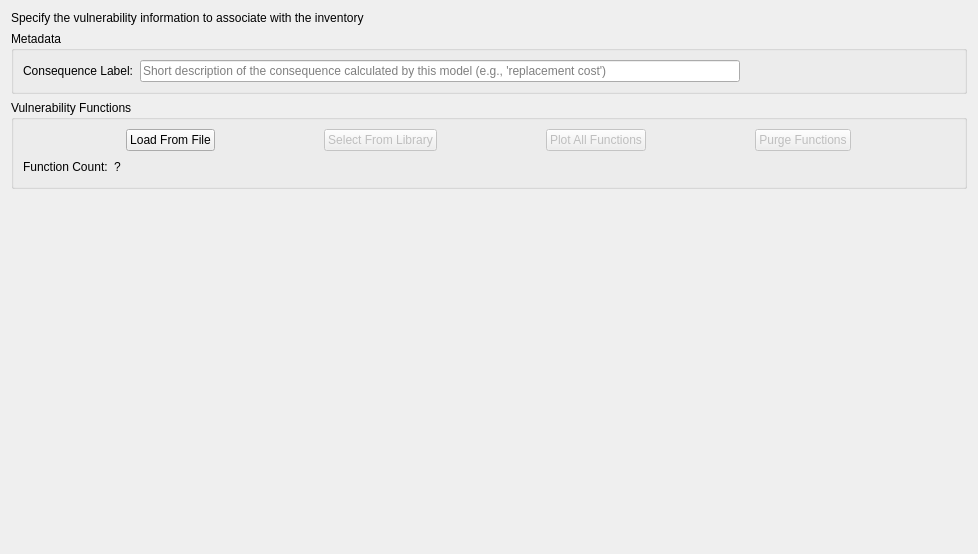
     <widget class="QWidget" name="page_02_Vuln">
      <property name="geometry">
       <rect>
        <x>0</x>
        <y>0</y>
        <width>978</width>
        <height>554</height>
       </rect>
      </property>
      <attribute name="label">
       <string>2) Vulnerability</string>
      </attribute>
      <layout class="QVBoxLayout" name="verticalLayout_3">
       <item>
        <widget class="QLabel" name="label_15">
         <property name="text">
          <string>Specify the vulnerability information to associate with the inventory</string>
         </property>
        </widget>
       </item>
       <item>
        <widget class="QGroupBox" name="groupBox_6">
         <property name="title">
          <string>Metadata</string>
         </property>
         <layout class="QVBoxLayout" name="verticalLayout_9">
          <item>
           <layout class="QFormLayout" name="formLayout_3">
            <item row="0" column="0">
             <widget class="QLabel" name="consequenceLabel">
              <property name="text">
               <string>Consequence Label:</string>
              </property>
             </widget>
            </item>
            <item row="0" column="1">
             <widget class="QLineEdit" name="consequenceLineEdit_V">
              <property name="maximumSize">
               <size>
                <width>600</width>
                <height>16777215</height>
               </size>
              </property>
              <property name="placeholderText">
               <string>Short description of the consequence calculated by this model (e.g., 'replacement cost')</string>
              </property>
             </widget>
            </item>
           </layout>
          </item>
         </layout>
        </widget>
       </item>
       <item>
        <widget class="QGroupBox" name="groupBox_26">
         <property name="title">
          <string>Vulnerability Functions</string>
         </property>
         <layout class="QVBoxLayout" name="verticalLayout_6">
          <item>
           <layout class="QHBoxLayout" name="horizontalLayout_12">
            <item>
             <widget class="QPushButton" name="pushButton_V_vfunc_load">
              <property name="enabled">
               <bool>true</bool>
              </property>
              <property name="sizePolicy">
               <sizepolicy hsizetype="Fixed" vsizetype="Fixed">
                <horstretch>0</horstretch>
                <verstretch>0</verstretch>
               </sizepolicy>
              </property>
              <property name="text">
               <string>Load From File</string>
              </property>
             </widget>
            </item>
            <item>
             <widget class="QPushButton" name="pushButton_V_vfunc_library">
              <property name="enabled">
               <bool>false</bool>
              </property>
              <property name="sizePolicy">
               <sizepolicy hsizetype="Fixed" vsizetype="Fixed">
                <horstretch>0</horstretch>
                <verstretch>0</verstretch>
               </sizepolicy>
              </property>
              <property name="text">
               <string>Select From Library</string>
              </property>
             </widget>
            </item>
            <item>
             <widget class="QPushButton" name="pushButton_4">
              <property name="enabled">
               <bool>false</bool>
              </property>
              <property name="sizePolicy">
               <sizepolicy hsizetype="Fixed" vsizetype="Fixed">
                <horstretch>0</horstretch>
                <verstretch>0</verstretch>
               </sizepolicy>
              </property>
              <property name="text">
               <string>Plot All Functions</string>
              </property>
             </widget>
            </item>
            <item>
             <widget class="QPushButton" name="pushButton_V_vfunc_purge">
              <property name="enabled">
               <bool>false</bool>
              </property>
              <property name="sizePolicy">
               <sizepolicy hsizetype="Fixed" vsizetype="Fixed">
                <horstretch>0</horstretch>
                <verstretch>0</verstretch>
               </sizepolicy>
              </property>
              <property name="toolTip">
               <string>&lt;html&gt;&lt;head/&gt;&lt;body&gt;&lt;p&gt;Create a new Vulnerability Function library by copying only those functions in the current library found in the inventory (as specified in the control file). The new 'purged' library will not be stored to the control file.&lt;/p&gt;&lt;/body&gt;&lt;/html&gt;</string>
              </property>
              <property name="text">
               <string>Purge Functions</string>
              </property>
             </widget>
            </item>
           </layout>
          </item>
          <item>
           <layout class="QHBoxLayout" name="horizontalLayout_4">
            <item>
             <widget class="QLabel" name="label_14">
              <property name="text">
               <string>Function Count:</string>
              </property>
             </widget>
            </item>
            <item>
             <widget class="QLabel" name="label_V_functionCount">
              <property name="text">
               <string>?</string>
              </property>
             </widget>
            </item>
            <item>
             <spacer name="horizontalSpacer_2">
              <property name="orientation">
               <enum>Qt::Horizontal</enum>
              </property>
              <property name="sizeHint" stdset="0">
               <size>
                <width>40</width>
                <height>20</height>
               </size>
              </property>
             </spacer>
            </item>
           </layout>
          </item>
         </layout>
        </widget>
       </item>
       <item>
        <spacer name="verticalSpacer_2">
         <property name="orientation">
          <enum>Qt::Vertical</enum>
         </property>
         <property name="sizeHint" stdset="0">
          <size>
           <width>20</width>
           <height>40</height>
          </size>
         </property>
        </spacer>
       </item>
      </layout>
     </widget>
